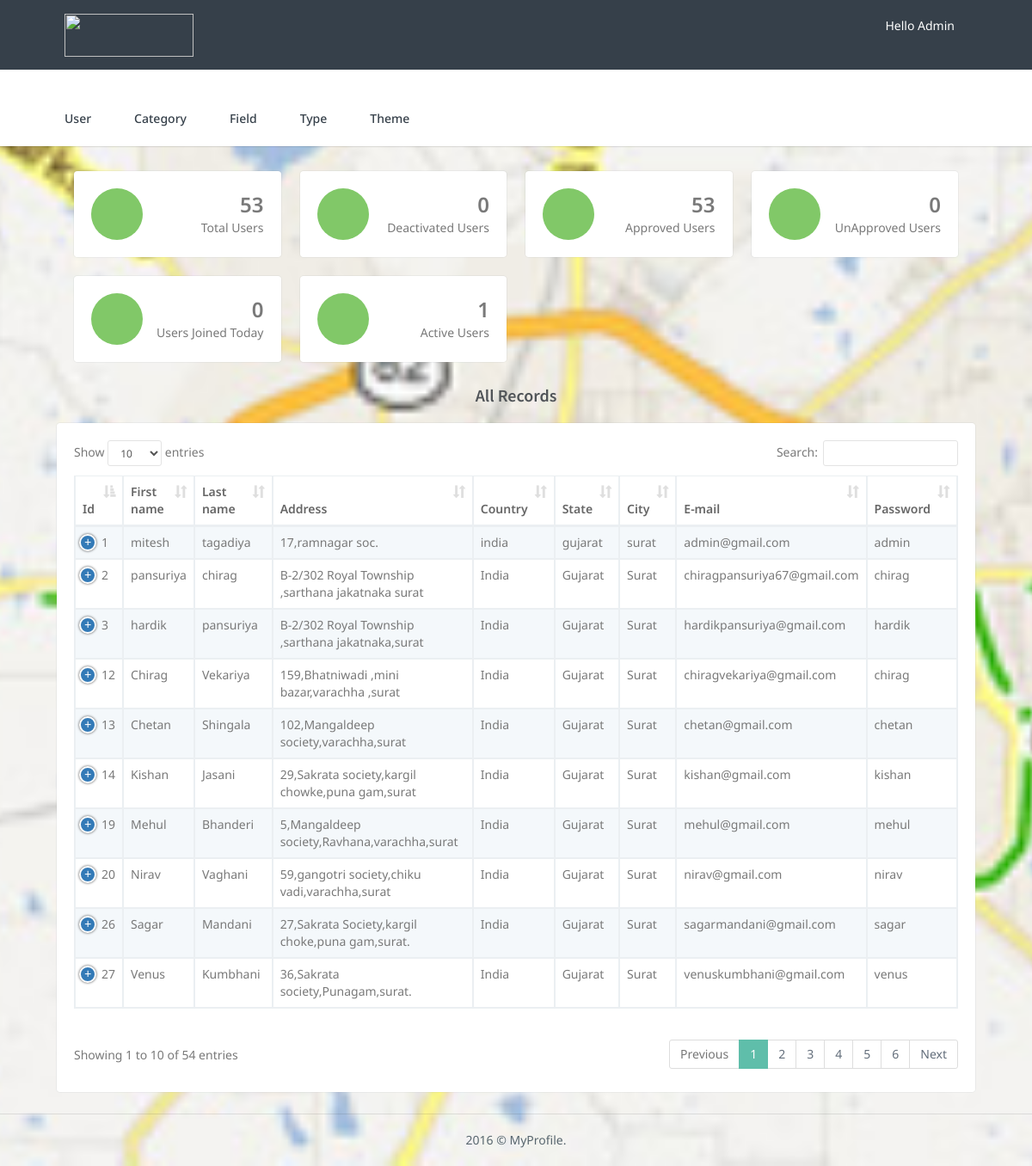
The app's page /mp_superadmin/index.php with its own data.
### tables this page shows
CREATE TABLE IF NOT EXISTS `mp_registration` (
  `employee_id` int(100) NOT NULL AUTO_INCREMENT,
  `firstname` varchar(20) NOT NULL,
  `lastname` varchar(20) NOT NULL,
  `address` text NOT NULL,
  `country_name` varchar(20) NOT NULL,
  `state_name` varchar(20) NOT NULL,
  `city_name` varchar(20) NOT NULL,
  `email_id` varchar(50) NOT NULL,
  `password` varchar(50) NOT NULL,
  `mobile_no` bigint(15) NOT NULL,
  `date_of_birth` date NOT NULL,
  `gender` varchar(10) NOT NULL,
  `register_date` date NOT NULL,
  `category_id` int(100) NOT NULL,
  `field_id` int(100) NOT NULL,
  `type_id` int(100) NOT NULL,
  `theme_id` int(100) NOT NULL,
  `isapprove` int(1) NOT NULL,
  `type` varchar(10) NOT NULL,
  `status` int(2) NOT NULL,
  PRIMARY KEY (`employee_id`)
);

### mp_superadmin/index.php (the view, shortened to what this page needs)
<!DOCTYPE html>
<html>
<head>
        <link href="./assets/plugins/sweetalert/dist/sweetalert.css" rel="stylesheet" type="text/css">
        <link href="./assets/plugins/timepicker/bootstrap-timepicker.min.css" rel="stylesheet">
		<link href="./assets/plugins/mjolnic-bootstrap-colorpicker/dist/css/bootstrap-colorpicker.min.css" rel="stylesheet">
		<link href="./assets/plugins/bootstrap-datepicker/dist/css/bootstrap-datepicker.min.css" rel="stylesheet">
		<link href="./assets/plugins/clockpicker/dist/jquery-clockpicker.min.css" rel="stylesheet">
		<link href="./assets/plugins/bootstrap-daterangepicker/daterangepicker.css" rel="stylesheet">
        <link href="./assets/plugins/c3/c3.min.css" rel="stylesheet" type="text/css"  />
        <link href="./assets/plugins/custombox/dist/custombox.min.css" rel="stylesheet">
        <link href="./assets/plugins/bootstrap-tagsinput/dist/bootstrap-tagsinput.css" rel="stylesheet" />
        <link href="./assets/plugins/switchery/dist/switchery.min.css" rel="stylesheet" />
        <link href="./assets/plugins/multiselect/css/multi-select.css"  rel="stylesheet" type="text/css" />
        <link href="./assets/plugins/select2/select2.css" rel="stylesheet" type="text/css" />
        <link href="./assets/plugins/bootstrap-select/dist/css/bootstrap-select.min.css" rel="stylesheet" />
        <link href="./assets/plugins/bootstrap-touchspin/dist/jquery.bootstrap-touchspin.min.css" rel="stylesheet" />
        <link href="./assets/plugins/datatables/jquery.dataTables.min.css" rel="stylesheet" type="text/css" />
        <link href="./assets/plugins/datatables/buttons.bootstrap.min.css" rel="stylesheet" type="text/css" />
        <link href="./assets/plugins/datatables/fixedHeader.bootstrap.min.css" rel="stylesheet" type="text/css" />
        <link href="./assets/plugins/datatables/responsive.bootstrap.min.css" rel="stylesheet" type="text/css" />
        <link href="./assets/plugins/datatables/scroller.bootstrap.min.css" rel="stylesheet" type="text/css" />
		<link href="./assets/css/bootstrap.min.css" rel="stylesheet" type="text/css" />
        <link href="./assets/css/core.css" rel="stylesheet" type="text/css" />
        <link href="./assets/css/components.css" rel="stylesheet" type="text/css" />
        <link href="./assets/css/icons.css" rel="stylesheet" type="text/css" />
        <link href="./assets/css/pages.css" rel="stylesheet" type="text/css" />
        <link href="./assets/css/menu.css" rel="stylesheet" type="text/css" />
        <link href="./assets/css/responsive.css" rel="stylesheet" type="text/css" />
    </head>
    <body>
        <header id="topnav">
            <div class="topbar-main">
                <div class="container">
                    <div class="logo">
                        <a href="../index.php" class="logo"><img src="./img/logo1.png" style="height:50px; width:150px; margin-bottom:15px;"></img></a>
                    </div>
                    <div class="menu-extras">
                        <ul class="nav navbar-nav navbar-right pull-right">
                            <li class="dropdown">
                                <a href="#" class="dropdown-toggle waves-effect waves-light profile" data-toggle="dropdown" aria-expanded="true"><i class="ti-user m-r-5"></i>Hello Admin</a>
                            </li>
                        </ul>
                    </div>
                </div>
            </div>
            <div class="navbar-custom">
                <div class="container">
                <div id="navigation">
                    <ul class="navigation-menu">
						<li class="has-submenu">
                            <a href="./approve/user_dashboard.php"><i class="md md-pages"></i>User</a>
                        </li>
					 <li class="has-submenu">
                            <a href="./mp_category/mp_category_display.php"><i class="md md-pages"></i>Category</a>
                        </li>
						<li class="has-submenu">
                            <a href="./mp_field/mp_field_display.php"><i class="md md-pages"></i>Field</a>
                        </li>
						<li class="has-submenu">
                            <a href="./mp_type/mp_type_display.php"><i class="md md-pages"></i>Type</a>
                        </li>
						<li class="has-submenu">
                            <a href="./Theme/view_theme.php"><i class="md md-pages"></i>Theme</a>
                        </li>
                    </ul>
                </div>
            </div>
            </div>
        </header>
<?php
include ("./mp_connect.php");
?>
        <div class="wrapper">
            <div class="container">
                <div class="row">
                    <div class="col-sm-12" style="margin-top:50px;">
							<div class="col-md-6 col-sm-6 col-lg-3">
							<a href="./approve/user_approve_history.php">
								<div class="mini-stat clearfix card-box">
									<span class="mini-stat-icon bg-success"><i class="ion-android-contacts text-white"></i></span>
									<div class="mini-stat-info text-right text-dark">
										<span class="counter text-dark"><?php $sql="select * from mp_registration where type='employee'"; $data=mysqli_query($con,$sql); $rec=mysqli_num_rows($data); echo $rec;?></span>
											Total Users
									</div>
								</div>
							</a>
							</div>
							<div class="col-md-6 col-sm-6 col-lg-3">
							<a href="./approve/user_deactivated_display.php">
								<div class="mini-stat clearfix card-box">
									<span class="mini-stat-icon bg-success"><i class="ion-android-contacts text-white"></i></span>
									<div class="mini-stat-info text-right text-dark">
										<span class="counter text-dark"><?php $sql="select * from mp_registration where isapprove='2' and type='employee'"; $data=mysqli_query($con,$sql); $rec=mysqli_num_rows($data); echo $rec;?></span>
											Deactivated Users
									</div>
								</div>
							</a>
							</div>
							<div class="col-md-6 col-sm-6 col-lg-3">
							<a href="./approve/user_approved_display.php">
								<div class="mini-stat clearfix card-box">
									<span class="mini-stat-icon bg-success"><i class="ion-android-contacts text-white"></i></span>
									<div class="mini-stat-info text-right text-dark">
										<span class="counter text-dark"><?php $sql="select * from mp_registration where isapprove='1' and type='employee'"; $data=mysqli_query($con,$sql); $rec=mysqli_num_rows($data); echo $rec;?></span>
											Approved Users
									</div>
								</div>
							</a>
							</div>
							<div class="col-md-6 col-sm-6 col-lg-3">
							<a href="./approve/user_approve_pending.php">
								<div class="mini-stat clearfix card-box">
									<span class="mini-stat-icon bg-success"><i class="ion-android-contacts text-white"></i></span>
									<div class="mini-stat-info text-right text-dark">
										<span class="counter text-dark"><?php $sql="select * from mp_registration where isapprove='0' and type='employee'"; $data=mysqli_query($con,$sql); $rec=mysqli_num_rows($data); echo $rec;?></span>
											UnApproved Users
									</div>
								</div>
							</a>
							</div>
							<div class="col-md-6 col-sm-6 col-lg-3">
								<div class="mini-stat clearfix card-box">
									<span class="mini-stat-icon bg-success"><i class="ion-android-contacts text-white"></i></span>
									<div class="mini-stat-info text-right text-dark">
										<span class="counter text-dark"><?php $date=date('Y-m-d'); $sql="select * from mp_registration where register_date='$date' and type='employee'"; $data=mysqli_query($con,$sql); $rec=mysqli_num_rows($data); echo $rec;?></span>
											Users Joined Today
									</div>
								</div>
							</div>
							<div class="col-md-6 col-sm-6 col-lg-3">
							<a href="./approve/user_active_display.php">
								<div class="mini-stat clearfix card-box">
									<span class="mini-stat-icon bg-success"><i class="ion-android-contacts text-white"></i></span>
									<div class="mini-stat-info text-right text-dark">
										<span class="counter text-dark"><?php $sql="select * from mp_registration where status='1' and type='employee'"; $data=mysqli_query($con,$sql); $rec=mysqli_num_rows($data); echo $rec;?></span>
											Active Users
									</div>
								</div>
							</a>
							</div>
					</div>
					<div class="row" style="margin-bottom:20px;">
                    <div class="col-sm-12">
                        <h4 class="page-title" style="text-align:center;">All Records </h4>
					</div>
				</div>
						<div class="card-box table-responsive">
							<table id="datatable-responsive"  class="table table-striped table-bordered dt-responsive nowrap" cellspacing="0" width="100%">
                                <thead>
                                    <tr>
										<th>Id</th>
                                        <th>First name</th>
                                        <th>Last name</th>
                                        <th>Address</th>
                                        <th>Country</th>
                                        <th>State</th>
                                        <th>City</th>
                                        <th>E-mail</th>
                                        <th>Password</th>
                                    </tr>
                                </thead>
                                <tbody>
								<?php $query="select * from mp_registration"; $data=mysqli_query($con,$query);
											while($rec=mysqli_fetch_array($data))
											{ ?>
										<tr>
										<td><?php echo $rec['employee_id']; ?></td>
                                        <td><?php echo $rec['firstname']; ?></td>
                                        <td><?php echo $rec['lastname']; ?></td>
                                        <td><?php echo $rec['address']; ?></td>
                                        <td><?php echo $rec['country_name']; ?></td>
                                        <td><?php echo $rec['state_name']; ?></td>
                                        <td><?php echo $rec['city_name']; ?></td>
                                        <td><?php echo $rec['email_id']; ?></td>
                                        <td><?php echo $rec['password']; ?></td>
                                    </tr>
											<?php	} ?>
                                </tbody>
							</table>
						</div>
					</div>
				</div>
                <footer class="footer text-right">
                    <div class="container">
                        <div class="row">
                            <div class="col-xs-12" style="text-align:center;">
                                2016 © MyProfile.
                            </div>
                        </div>
                    </div>
                </footer>
            </div>
    </body>
</html>

### mp_superadmin/assets/css/core.css (style rules this page uses)
body { background:url("./image/map.jpg") no-repeat center top; background-size: cover; min-height: 550px; font-family: 'Noto Sans', 'Helvetica Neue', Helvetica, Arial, sans-serif; margin: 0; padding-bottom: 65px; overflow-x: hidden; color: #797979; }
html { position: relative; min-height: 100%; background: #ebeff2; margin-top: -22px; }
h1, h2, h3, h4, h5, h6 { color: #505458; font-family: "Source Sans Pro", "Helvetica Neue", Helvetica, Arial, sans-serif; margin: 10px 0; }
h4 { line-height: 22px; }
* { outline: none !important; }
.container { width: 90%; }
.wrapper { margin-top: 170px; }
.page-title { font-size: 20px; font-weight: 600; margin-bottom: 0px; margin-top: 7px; }
.m-r-5 { margin-right: 5px !important; }
.card-box { padding: 20px; border: 1px solid rgba(54, 64, 74, 0.05); -webkit-border-radius: 5px; border-radius: 5px; -moz-border-radius: 5px; background-clip: padding-box; margin-bottom: 20px; background-color: #ffffff; }
.row { margin-right: -10px; margin-left: -10px; }
.col-lg-1, .col-lg-10, .col-lg-11, .col-lg-12, .col-lg-2, .col-lg-3, .col-lg-4, .col-lg-5, .col-lg-6, .col-lg-7, .col-lg-8, .col-lg-9, .col-md-1, .col-md-10, .col-md-11, .col-md-12, .col-md-2, .col-md-3, .col-md-4, .col-md-5, .col-md-6, .col-md-7, .col-md-8, .col-md-9, .col-sm-1, .col-sm-10, .col-sm-11, .col-sm-12, .col-sm-2, .col-sm-3, .col-sm-4, .col-sm-5, .col-sm-6, .col-sm-7, .col-sm-8, .col-sm-9, .col-xs-1, .col-xs-10, .col-xs-11, .col-xs-12, .col-xs-2, .col-xs-3, .col-xs-4, .col-xs-5, .col-xs-6, .col-xs-7, .col-xs-8, .col-xs-9 { padding-left: 10px; padding-right: 10px; }
.bg-success { background-color: #81c868 !important; }
.text-white { color: #ffffff; }
.text-dark { color: #797979 !important; }
.waves-effect { position: relative; cursor: pointer; display: inline-block; overflow: hidden; -webkit-user-select: none; -moz-user-select: none; -ms-user-select: none; user-select: none; -webkit-tap-highlight-color: transparent; vertical-align: middle; z-index: 1; will-change: opacity, transform; -webkit-transition: all 0.3s ease-out; -moz-transition: all 0.3s ease-out; -o-transition: all 0.3s ease-out; -ms-transition: all 0.3s ease-out; transition: all 0.3s ease-out; }

### mp_superadmin/assets/css/components.css (style rules this page uses)
.table { margin-bottom: 10px; }
.table-striped > tbody > tr:nth-of-type(odd), .table-hover > tbody > tr:hover, .table > thead > tr > td.active, .table > tbody > tr > td.active, .table > tfoot > tr > td.active, .table > thead > tr > th.active, .table > tbody > tr > th.active, .table > tfoot > tr > th.active, .table > thead > tr.active > td, .table > tbody > tr.active > td, .table > tfoot > tr.active > td, .table > thead > tr.active > th, .table > tbody > tr.active > th, .table > tfoot > tr.active > th { background-color: #f4f8fb !important; }
.table > thead > tr > th, .table > tbody > tr > th, .table > tfoot > tr > th, .table > thead > tr > td, .table > tbody > tr > td, .table > tfoot > tr > td, .table > thead > tr > th, .table-bordered { border-top: 1px solid #ebeff2; }
.table-bordered > thead > tr > th, .table-bordered > tbody > tr > th, .table-bordered > tfoot > tr > th, .table-bordered > thead > tr > td, .table-bordered > tbody > tr > td, .table-bordered > tfoot > tr > td { border: 1px solid #ebeff2; }
.table > thead > tr > th { vertical-align: bottom; border-bottom: 2px solid #ebeff2; }
tbody { color: #797979; }
th { color: #666666; font-weight: 600; }
.table-bordered { border: 1px solid #ebeff2; }
.mini-stat-icon { -moz-border-radius: 100%; -webkit-border-radius: 100%; border-radius: 100%; background-color: rgba(255, 255, 255, 0.2); display: inline-block; float: left; font-size: 30px; height: 60px; line-height: 60px; margin-right: 10px; text-align: center; width: 60px; }
.mini-stat-info { padding-top: 2px; color: #eeeeee; }
.mini-stat-info span { color: #ffffff; display: block; font-size: 24px; font-weight: 600; }

### records on screen
mp_registration: employee_id "1", firstname "mitesh", lastname "tagadiya", address "17,ramnagar soc.", country_name "india", state_name "gujarat", city_name "surat", email "admin@gmail.com", password "admin"
mp_registration: employee_id "2", firstname "pansuriya", lastname "chirag", address "B-2/302 Royal Township ,sarthana jakatnaka surat", country_name "India", state_name "Gujarat", city_name "Surat", email "chiragpansuriya67@gmail.com", password "chirag"
mp_registration: employee_id "3", firstname "hardik", lastname "pansuriya", address "B-2/302 Royal Township ,sarthana jakatnaka,surat", country_name "India", state_name "Gujarat", city_name "Surat", email "hardikpansuriya@gmail.com", password "hardik"
mp_registration: employee_id "12", firstname "Chirag", lastname "Vekariya", address "159,Bhatniwadi ,mini bazar,varachha ,surat", country_name "India", state_name "Gujarat", city_name "Surat", email "chiragvekariya@gmail.com", password "chirag"
mp_registration: employee_id "13", firstname "Chetan", lastname "Shingala", address "102,Mangaldeep society,varachha,surat", country_name "India", state_name "Gujarat", city_name "Surat", email "chetan@gmail.com", password "chetan"
mp_registration: employee_id "14", firstname "Kishan", lastname "Jasani", address "29,Sakrata society,kargil chowke,puna gam,surat", country_name "India", state_name "Gujarat", city_name "Surat", email "kishan@gmail.com", password "kishan"
mp_registration: employee_id "19", firstname "Mehul", lastname "Bhanderi", address "5,Mangaldeep society,Ravhana,varachha,surat", country_name "India", state_name "Gujarat", city_name "Surat", email "mehul@gmail.com", password "mehul"
mp_registration: employee_id "20", firstname "Nirav", lastname "Vaghani", address "59,gangotri society,chiku vadi,varachha,surat", country_name "India", state_name "Gujarat", city_name "Surat", email "nirav@gmail.com", password "nirav"
mp_registration: employee_id "26", firstname "Sagar", lastname "Mandani", address "27,Sakrata Society,kargil choke,puna gam,surat.", country_name "India", state_name "Gujarat", city_name "Surat", email "sagarmandani@gmail.com", password "sagar"
mp_registration: employee_id "27", firstname "Venus", lastname "Kumbhani", address "36,Sakrata society,Punagam,surat.", country_name "India", state_name "Gujarat", city_name "Surat", email "venuskumbhani@gmail.com", password "venus"

### other values on screen
$rec "53"
$rec "0"
$rec "1"
